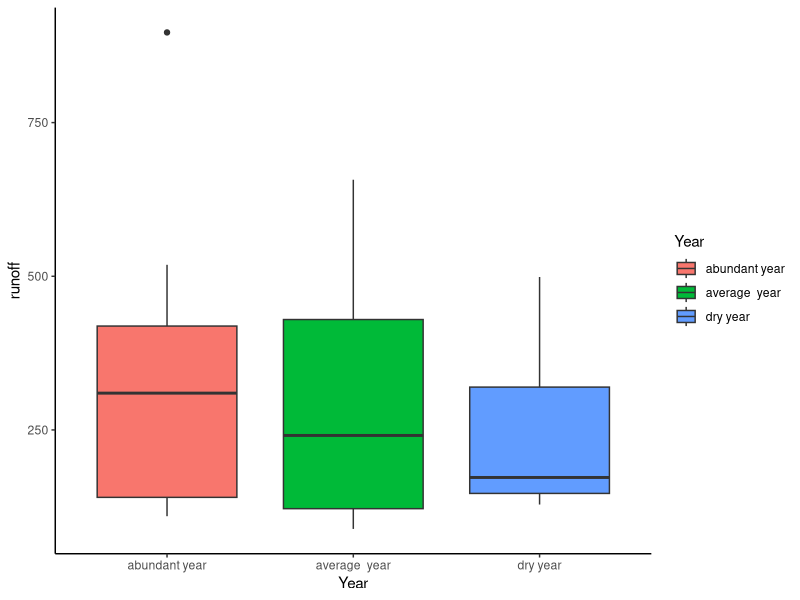

This figure's R source:
# Load libraries
library(ggplot2)
library(dplyr)
library(tidyr)

# Set working directory
setwd("D:/R-4.0.2/ESE5023_Assignments/PS3")


baozhusi_data <- read.csv(file = "baozhusi.csv", header = T)
baozhusi_data_tbl<-as_tibble(baozhusi_data) 
baozhusi_data_tbl %>% 
  group_by(Year) %>% 
  ggplot(aes(x = Year, y = runoff, fill =Year)) +
  geom_boxplot() +
  theme_classic()

#7.1
abu_water_year<-baozhusi_data_tbl %>% 
  filter(Year=="abundant year")
aver_water_year<-baozhusi_data_tbl %>% 
  filter(Year=="average  year")
t.test(abu_water_year$runoff, aver_water_year$runoff)


#7.2
anova_one_way <- aov(runoff~ Year, data = baozhusi_data_tbl)
summary(anova_one_way)

#7.3
runoff_data <- read.csv(file = "twenty year.csv", header = T)
runoff_data_tbl<-as_tibble(runoff_data) 
model <- lm( Jan.runoff ~ Year, data=runoff_data_tbl )
summary(model)  

#the data used for 7.3 is the inflow of a hydropower station
#in january each year for 20 years.
#tested with a simple linear regression model ,the  R-squared is  0.009298 
# is far from 1,so the data does not have a clear linear relatonship.
